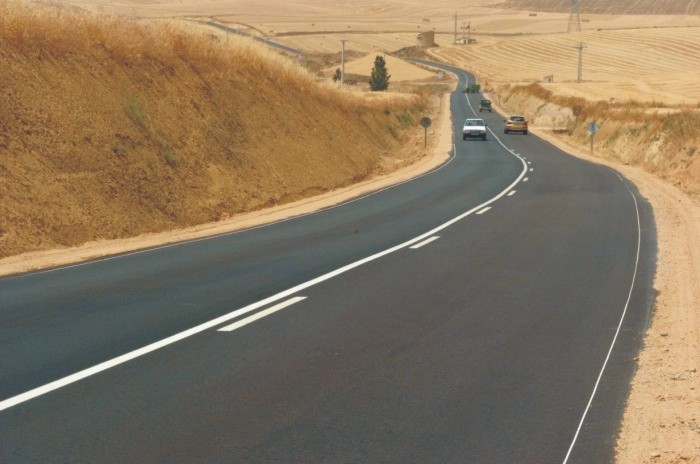
//> input picture trabajoFinal/OpenCV_ejemplos/2_ConduccionAutomatica/carretera.jpg, 700 x 464 px
$ ./conduccionAutomatica   (built with g++ and OpenCV 4)
//> lines starting //> are read from the running program, lines starting //| are printed output that depends on the picture; after the words box and inside, x2 and y2 are one past the last pixel; in counts of white or black regions, pixels touching at a corner belong together
#include <iostream>
#include <opencv2/core/core.hpp>
#include <opencv2/imgproc/imgproc.hpp>
#include <opencv2/highgui/highgui.hpp>
#include <opencv2/imgcodecs/imgcodecs.hpp>

using namespace std;
using namespace cv;

int main() {

	Mat imagen, imagenCanny, imagenCannyInv;
	Mat imagenGauss, imagenGaussCanny, imagenGaussCannyInv;

	//Paso 1: Lectura d ela imagen original
	imagen = imread("carretera.jpg", IMREAD_GRAYSCALE);
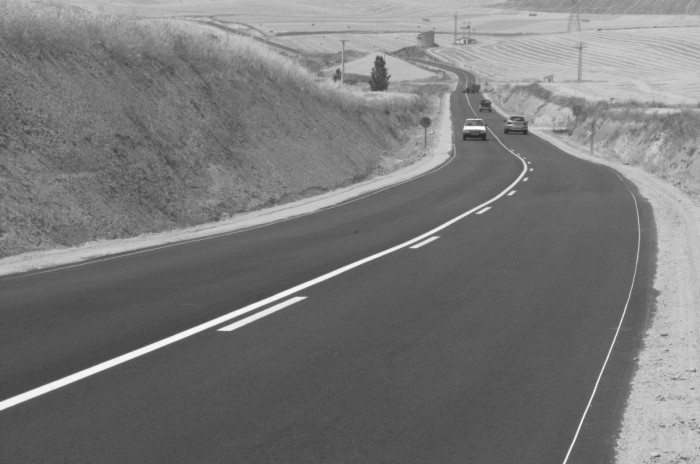
//> imagen: 464 rows x 700 cols, CV_8UC1; min 39, max 255, mean 120.6
	if (!imagen.data){
		cout << "IMAGEN NO LEIDA" << endl;
		return 1;
	}
	namedWindow("1. Imagen Original",WINDOW_NORMAL);
	imshow("1. Imagen Original", imagen);
	printf("Pulse SPACIO para continuar\n");
	waitKey(0);

	//Paso 2: Detección de líneas de la imagen original
	Canny(imagen, imagenCanny, 125, 350);
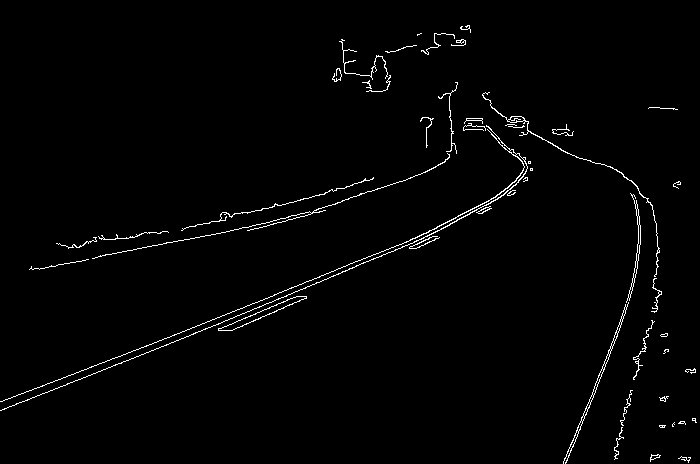
//> imagenCanny: 464 rows x 700 cols, CV_8UC1; 1.5% white in thin lines or dots
	threshold(imagenCanny, imagenCannyInv, 128, 255, THRESH_BINARY_INV);
//> imagenCannyInv: 464 rows x 700 cols, CV_8UC1; 98.5% white; black in thin lines or dots
	namedWindow("2. Deteccion de lineas origianl", WINDOW_NORMAL);
	imshow("2. Deteccion de lineas origianl", imagenCannyInv);
	printf("Pulse SPACIO para continuar\n");
	waitKey(0);

	//Paso3: Aplicamos el filtro Gauss para evitar ruido en la imagen
	GaussianBlur(imagen, imagenGauss, Size(5,5), 0.7);
	namedWindow("3. Imagen Gauss", WINDOW_NORMAL);
	imshow("3. Imagen Gauss", imagenGauss);
	printf("Pulse SPACIO para continuar\n");
	waitKey(0);

	//Paso 4: Detectamos las líneas en la imagen sin ruido
	Canny(imagenGauss, imagenGaussCanny, 125, 350);
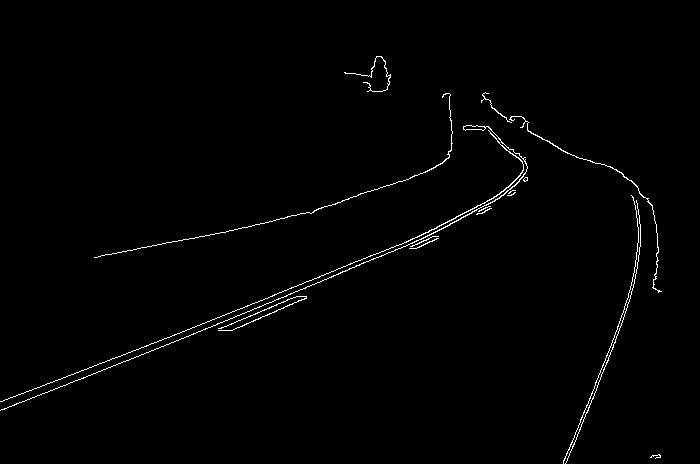
//> imagenGaussCanny: 464 rows x 700 cols, CV_8UC1; 1% white in thin lines or dots, all inside (x1, y1, x2, y2) = (0, 56, 662, 464)
	threshold(imagenGaussCanny, imagenGaussCannyInv, 128, 255, THRESH_BINARY_INV);
	namedWindow("4. Deteccion de lineas Gauss", WINDOW_NORMAL);
	imshow("4. Deteccion de lineas Gauss", imagenGaussCannyInv);
	printf("Pulse SPACIO para finalizar\n");
	waitKey(0);

	return 0;
}
